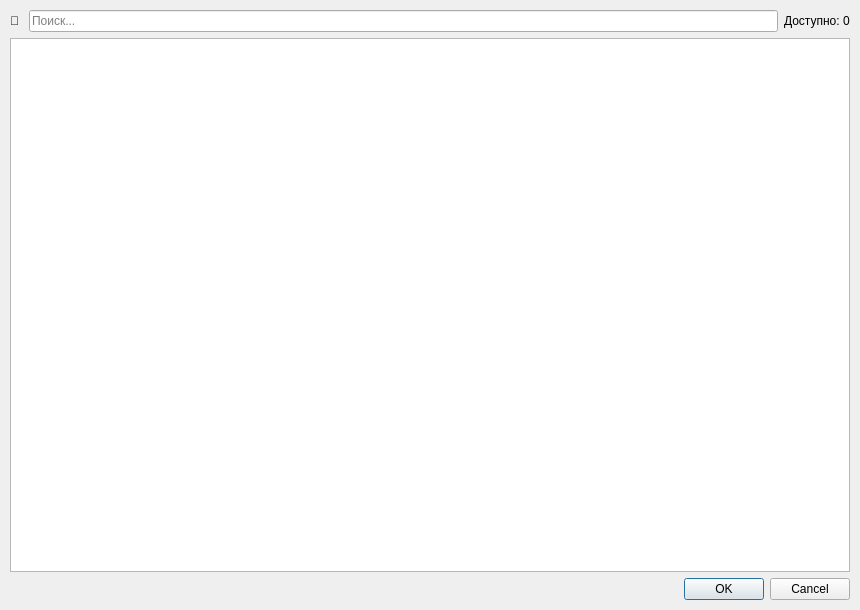
<?xml version="1.0" encoding="UTF-8"?>
<ui version="4.0">
 <class>RelationTablePickerDialog</class>
 <widget class="QDialog" name="RelationTablePickerDialog">
  <property name="geometry">
   <rect>
    <x>0</x>
    <y>0</y>
    <width>860</width>
    <height>610</height>
   </rect>
  </property>
  <property name="windowTitle">
   <string>➕ Добавить таблицы на карту</string>
  </property>
  <layout class="QVBoxLayout" name="root_layout">
   <property name="leftMargin">
    <number>10</number>
   </property>
   <property name="topMargin">
    <number>10</number>
   </property>
   <property name="rightMargin">
    <number>10</number>
   </property>
   <property name="bottomMargin">
    <number>10</number>
   </property>
   <item>
    <layout class="QHBoxLayout" name="filter_layout">
     <item>
      <widget class="QLabel" name="filter_label">
       <property name="text">
        <string>🔎 </string>
       </property>
      </widget>
     </item>
     <item>
      <widget class="QLineEdit" name="filter_edit">
       <property name="placeholderText">
        <string>Поиск...</string>
       </property>
       <property name="clearButtonEnabled">
        <bool>true</bool>
       </property>
      </widget>
     </item>
     <item>
      <widget class="QLabel" name="result_count_label">
       <property name="text">
        <string>Доступно: 0</string>
       </property>
      </widget>
     </item>
    </layout>
   </item>
   <item>
    <widget class="QTableWidget" name="tables_grid">
     <property name="alternatingRowColors">
      <bool>true</bool>
     </property>
     <property name="selectionMode">
      <enum>QAbstractItemView::ExtendedSelection</enum>
     </property>
     <property name="selectionBehavior">
      <enum>QAbstractItemView::SelectRows</enum>
     </property>
     <property name="sortingEnabled">
      <bool>true</bool>
     </property>
    </widget>
   </item>
   <item>
    <widget class="QDialogButtonBox" name="buttonBox">
     <property name="orientation">
      <enum>Qt::Horizontal</enum>
     </property>
     <property name="standardButtons">
      <set>QDialogButtonBox::Cancel|QDialogButtonBox::Ok</set>
     </property>
    </widget>
   </item>
  </layout>
 </widget>
 <resources/>
 <connections/>
</ui>
